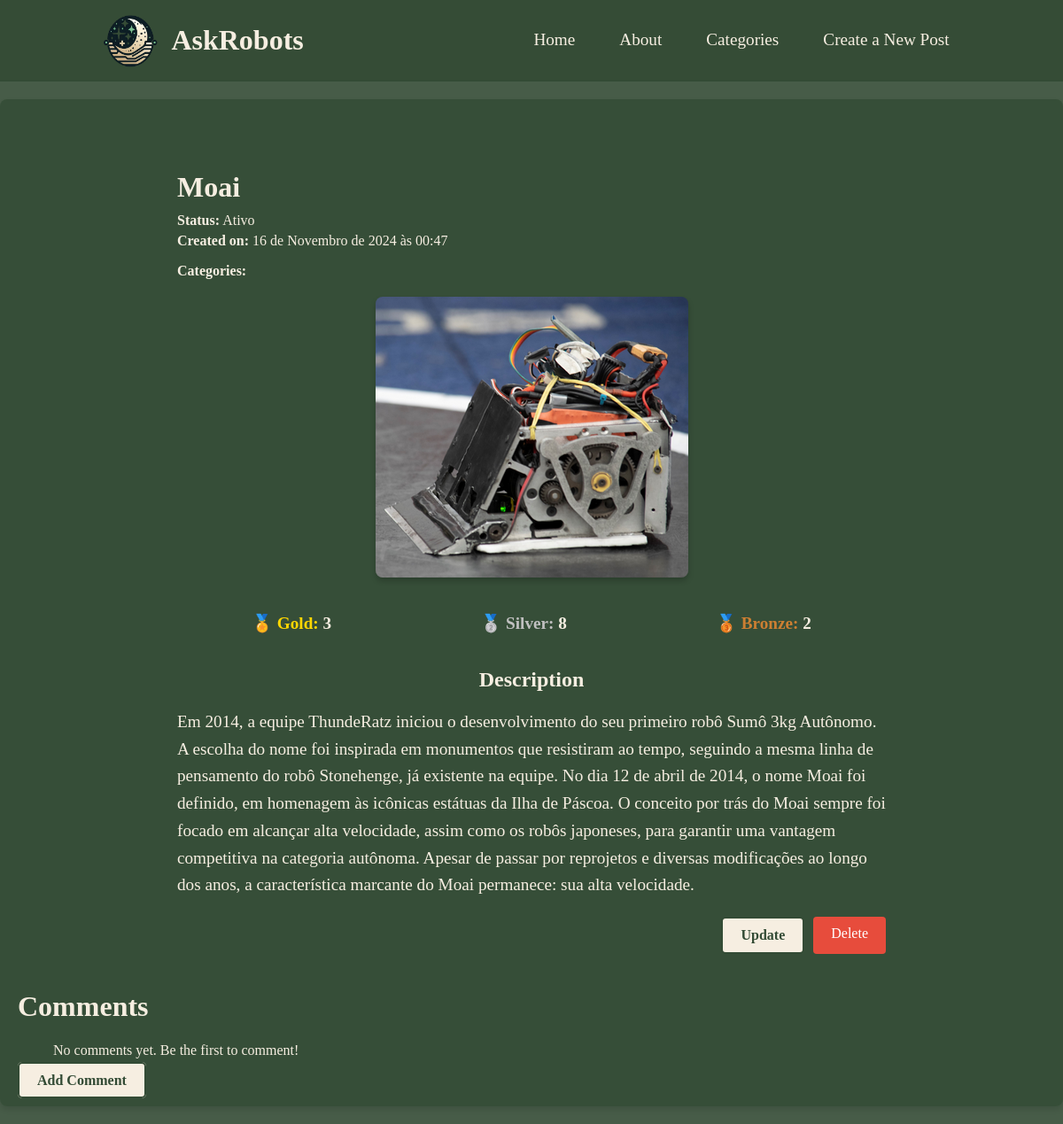
Page /details/1/ on the earlier database version.
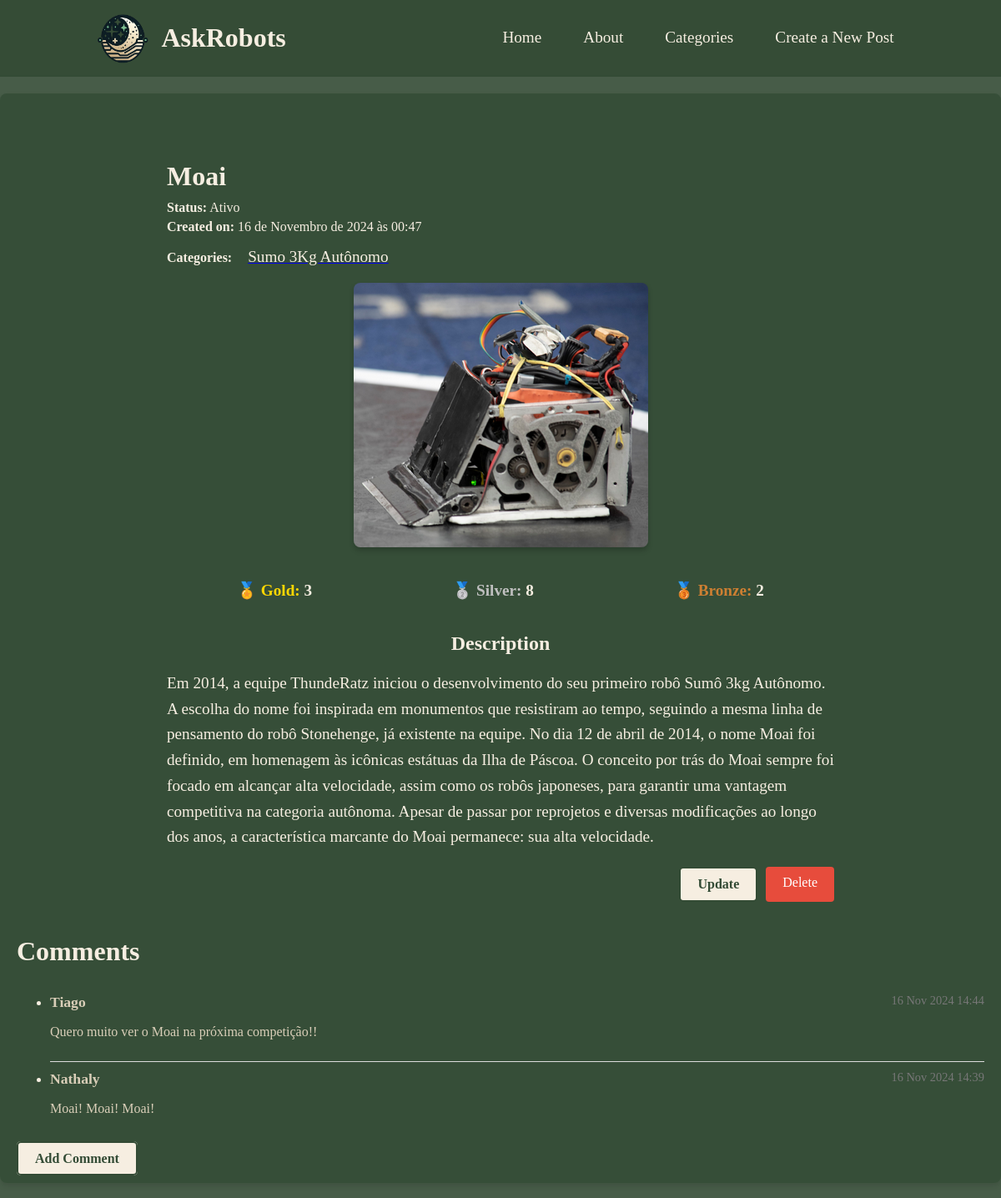
Same page on the later database version.
### PostsRobots/models.py (models this page shows, shortened)
class Category(models.Model):
    name = models.CharField(max_length=100, unique=True)
    description = models.TextField(blank=True, null=True)

class Comment(models.Model):
    author_name = models.CharField(max_length=100, blank=True, null=True, default="Anonymous")
    post = models.ForeignKey(Posts, on_delete=models.CASCADE, related_name='comments')
    text = models.TextField()
    created_at = models.DateTimeField(auto_now_add=True)
    class Meta:
        ordering = ['-created_at']

### PostsRobots/views.py (the view)
# urls.py: path('details/<int:id>/', views.DetailView, name='details'),
def DetailView(request, id):
    template_name = 'PostsRobots/details.html'
    post = get_object_or_404(Posts, id=id)
    comments = post.comments.all()
    context = {
        'post': post,
        'comments': comments
    }
    return render(request, template_name, context)

### PostsRobots/templates/PostsRobots/details.html (shortened to what this page needs)
{% extends 'base.html' %}
{% block content %}
<div class="details-container">
    <div class="details-header">
        <h1>{{ post.title }}</h1>
        <p><strong>Status:</strong> {{ post.get_status_display }}</p>
        <p><strong>Created on:</strong> {{ post.post_date }}</p>
    </div>
    <p><strong>Categories:</strong>
        {% for category in post.categories.all %}
            <a href="{% url 'category_detail' category.id %}"><span class="nav-link">{{ category.name }}</span></a>{% if not forloop.last %}, {% endif %}
        {% endfor %}
    </p>
    <div class="details-image">
        <img src="{{ post.image.url }}" alt="{{ post.title }}">
    </div>
    <div class="trophies">
        <p><span class="gold">🏅 Gold:</span> {{ post.gold_trophies }}</p>
        <p><span class="silver">🥈 Silver:</span> {{ post.silver_trophies }}</p>
        <p><span class="bronze">🥉 Bronze:</span> {{ post.bronze_trophies }}</p>
    </div>
    <div class="details-description">
        <h2>Description</h2>
        <p>{{ post.description }}</p>
    </div>
    <div class="details-actions">
        <a href="{% url 'postupdate' post.id %}" class="btn btn-primary">Update</a>
        <a href="{% url 'delete' post.id %}" class="btn btn-delete">Delete</a>
    </div>
</div>
<div class="comments-section">
    <h1>Comments</h1>
    <ul>
        {% for comment in comments %}
            <li class="comment-box">
                <div class="comment-header">
                    <strong class="comment-author">
                        {{ comment.author_name|default:"Anonymous" }}
                    </strong>
                    <span class="comment-date">{{ comment.created_at|date:"d M Y H:i" }}</span>
                </div>
                <p class="comment-text">{{ comment.text }}</p>
            </li>
        {% empty %}
            <a class="no-comments">No comments yet. Be the first to comment!</a>
        {% endfor %}
    </ul>
    <div class="add-comment-btn">
        <a href="{% url 'add_comment' post.id %}" class="btn btn-primary">Add Comment</a>
    </div>
</div>
{% endblock %}

Differences in the rows shown:
added Category: name "Sumo 3Kg Autônomo"
added Comment: author_name "Tiago", created_at "16 Nov 2024 14:44", text "Quero muito ver o Moai na próxima competição!!"
added Comment: author_name "Nathaly", created_at "16 Nov 2024 14:39", text "Moai! Moai! Moai!"
Other differences:
text no longer shown: "No comments yet. Be the first to comment!"
